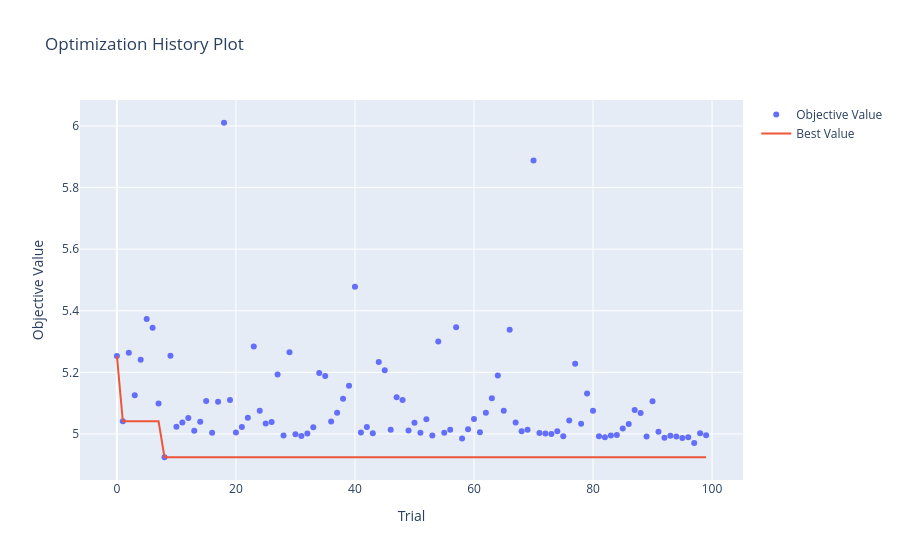

The notebook cell this image was saved under:
### Markdown cell above
### Visualizations of Optuna Study

To understand the hyperparameter optimization process and the relationships between parameters and the objective value, we can generate several visualizations using Optuna's built-in plotting functions. These plots are interactive (if running in an environment with Plotly support).

1.  **Optimization History Plot**: Shows the objective value (MSE) for each trial, helping to visualize the progression and convergence of the search.
2.  **Hyperparameter Importance Plot**: Ranks hyperparameters by their importance in influencing the objective value, indicating which parameters are most critical to the model's performance.
3.  **Slice Plot**: Illustrates the relationship between individual hyperparameters and the objective value across all trials, useful for identifying optimal ranges.
4.  **Parallel Coordinate Plot**: Provides a comprehensive view of all trials, showing relationships between multiple hyperparameters and the objective value simultaneously.

### Code cell
# Plotting Optimization History
fig_history = optuna.visualization.plot_optimization_history(study)
fig_history.show()

### Figure 1 — Plotly figure (JSON) as saved in the notebook; plotly's stock layout.template omitted (floating-point values rounded to 4 significant figures)
{"data": [{"mode": "markers", "name": "Objective Value", "x": [0, 1, 2, 3, 4, 5, 6, 7, 8, 9, 10, 11, 12, 13, 14, 15, 16, 17, 18, 19, 20, 21, 22, 23, 24, 25, 26, 27, 28, 29, 30, 31, 32, 33, 34, 35, 36, 37, 38, 39, 40, 41, 42, 43, 44, 45, 46, 47, 48, 49, 50, 51, 52, 53, 54, 55, 56, 57, 58, 59, 60, 61, 62, 63, 64, 65, 66, 67, 68, 69, 70, 71, 72, 73, 74, 75, 76, 77, 78, 79, 80, 81, 82, 83, 84, 85, 86, 87, 88, 89, 90, 91, 92, 93, 94, 95, 96, 97, 98, 99], "y": [5.253, 5.041, 5.263, 5.126, 5.241, 5.373, 5.345, 5.099, 4.924, 5.254, 5.023, 5.037, 5.052, 5.011, 5.04, 5.107, 5.004, 5.105, 6.01, 5.11, 5.004, 5.022, 5.053, 5.284, 5.075, 5.034, 5.039, 5.193, 4.995, 5.265, 4.999, 4.994, 5.001, 5.021, 5.198, 5.188, 5.041, 5.069, 5.114, 5.157, 5.478, 5.005, 5.023, 5.003, 5.234, 5.206, 5.013, 5.119, 5.11, 5.011, 5.037, 5.004, 5.048, 4.995, 5.3, 5.004, 5.013, 5.346, 4.985, 5.016, 5.049, 5.006, 5.069, 5.116, 5.189, 5.075, 5.338, 5.037, 5.009, 5.013, 5.888, 5.003, 5.002, 5.0, 5.009, 4.993, 5.044, 5.228, 5.033, 5.131, 5.075, 4.992, 4.99, 4.995, 4.997, 5.018, 5.033, 5.078, 5.068, 4.991, 5.106, 5.007, 4.988, 4.994, 4.991, 4.987, 4.99, 4.97, 5.002, 4.996], "type": "scatter"}, {"mode": "lines", "name": "Best Value", "x": [0, 1, 2, 3, 4, 5, 6, 7, 8, 9, 10, 11, 12, 13, 14, 15, 16, 17, 18, 19, 20, 21, 22, 23, 24, 25, 26, 27, 28, 29, 30, 31, 32, 33, 34, 35, 36, 37, 38, 39, 40, 41, 42, 43, 44, 45, 46, 47, 48, 49, 50, 51, 52, 53, 54, 55, 56, 57, 58, 59, 60, 61, 62, 63, 64, 65, 66, 67, 68, 69, 70, 71, 72, 73, 74, 75, 76, 77, 78, 79, 80, 81, 82, 83, 84, 85, 86, 87, 88, 89, 90, 91, 92, 93, 94, 95, 96, 97, 98, 99], "y": [5.253, 5.041, 5.041, 5.041, 5.041, 5.041, 5.041, 5.041, 4.924, 4.924, 4.924, 4.924, 4.924, 4.924, 4.924, 4.924, 4.924, 4.924, 4.924, 4.924, 4.924, 4.924, 4.924, 4.924, 4.924, 4.924, 4.924, 4.924, 4.924, 4.924, 4.924, 4.924, 4.924, 4.924, 4.924, 4.924, 4.924, 4.924, 4.924, 4.924, 4.924, 4.924, 4.924, 4.924, 4.924, 4.924, 4.924, 4.924, 4.924, 4.924, 4.924, 4.924, 4.924, 4.924, 4.924, 4.924, 4.924, 4.924, 4.924, 4.924, 4.924, 4.924, 4.924, 4.924, 4.924, 4.924, 4.924, 4.924, 4.924, 4.924, 4.924, 4.924, 4.924, 4.924, 4.924, 4.924, 4.924, 4.924, 4.924, 4.924, 4.924, 4.924, 4.924, 4.924, 4.924, 4.924, 4.924, 4.924, 4.924, 4.924, 4.924, 4.924, 4.924, 4.924, 4.924, 4.924, 4.924, 4.924, 4.924, 4.924], "type": "scatter"}, {"marker": {"color": "#cccccc"}, "mode": "markers", "name": "Infeasible Trial", "showlegend": false, "x": [], "y": [], "type": "scatter"}], "layout": {"title": {"text": "Optimization History Plot"}, "xaxis": {"title": {"text": "Trial"}}, "yaxis": {"title": {"text": "Objective Value"}}}}
